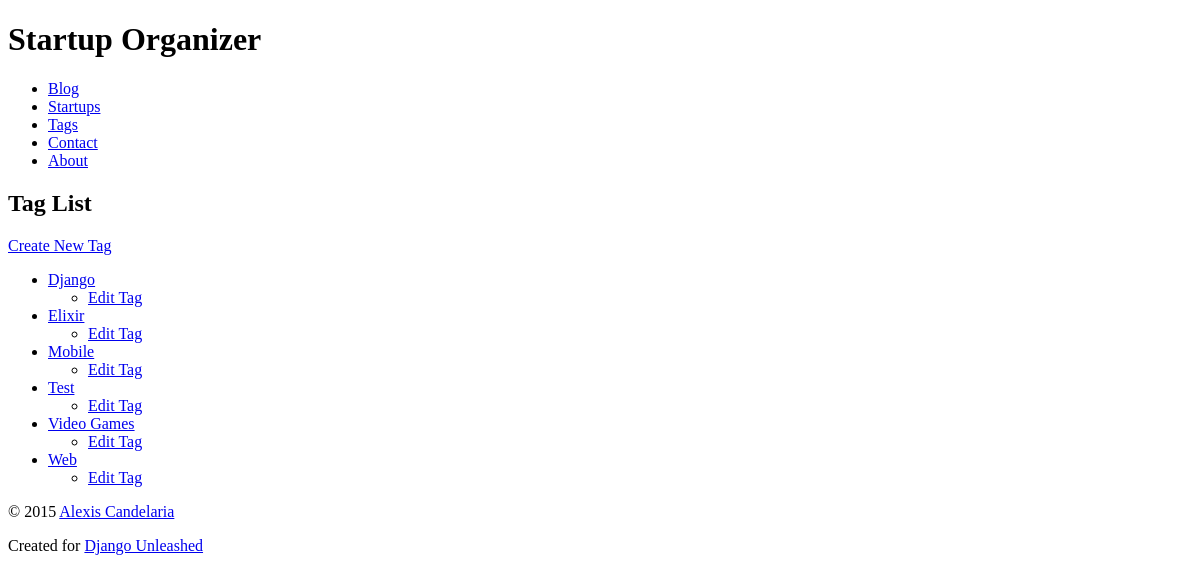
The page /tag/ on the database as committed earlier.
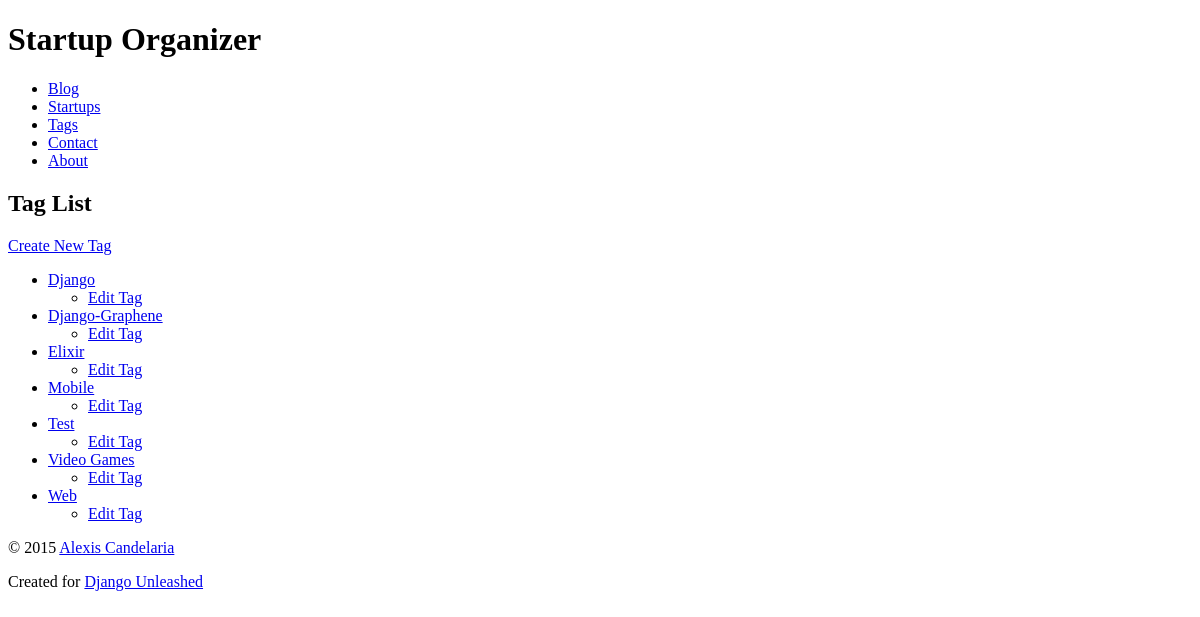
The same page on the database as committed later.
### organizer/models.py (models this page shows, shortened)
class Tag(models.Model):
    name = models.CharField(max_length=31)
    slug = models.SlugField()
    def get_absolute_url(self):
        return reverse('organizer_tag_detail',kwargs={'slug':self.slug})
    def get_update_url(self):
        return reverse('organizer_tag_update', kwargs={'slug':self.slug})
    class Meta:
        ordering = ['name']

### organizer/views.py (the view)
class TagList(View):
    template_name = 'organizer/tag_list.html'
    def get(self, request):
        tags = Tag.objects.all()
        context = {
            'tag_list': tags,
        }
        return render(request, self.template_name, context)

### organizer/templates/organizer/tag_list.html (shortened to what this page needs)
{% extends parent_template|default:"organizer/base_organizer.html" %}
{% block content %}
<h2>Tag List</h2>
    <div>
        <a href="{% url 'organizer_tag_create' %}">
            Create New Tag</a>
    </div>
{% if tag_list %}
<ul>
    {% for tag in tag_list %}
        <li>
            <a href="{{ tag.get_absolute_url }}">
                {{ tag.name|title }}</a>
        </li>
        <ul>
            <li>
                <a href="{{ tag.get_update_url }}">
                    Edit Tag</a></li>
        </ul>
    {% empty %}
    <p><em>There are currently no Tags available.</em></p>
    {% endfor %}
</ul>
{% endif %}
{% endblock %}

### organizer/templates/organizer/base_organizer.html
{% extends parent_template|default:"base.html" %}

### templates/base.html (shortened to what this page needs)
{% load flatpages %}
{% get_flatpages as flatpages %}
<!DOCTYPE html>
<html lang="en">
    <head>
    </head>
    <body>
        <div>
            <header>
                <h1>Startup Organizer</h1>
            </header>
            <main>
            <nav>
                <ul>
                    <li>
                        <a href="{% url 'blog_post_list' %}">
                            Blog</a>
                    </li>
                    <li>
                        <a href="{% url 'organizer_startup_list' %}">
                        Startups</a>
                    </li>
                    <li>
                        <a href="{% url 'organizer_tag_list' %}">
                            Tags</a>
                    </li>
                    <li>
                        <a href="{% url 'contact' %}">
                            Contact</a>
                    </li>
                    {% for page in flatpages %}
                        <li>
                            <a href="{{ page.get_absolute_url }}">
                            {{page.title}}</a></li>
                    {% endfor %}
                </ul>
            </nav>
            <main>
                {% block content %}{% endblock %}
            </main>
        </div>
        <footer>
            <p>
                &copy; 2015
                <a href="https://AndrewsForge.com/">
                    Alexis Candelaria</a>
            </p>
            <p>
                Created for
                    <a href="https://Django-Unleashed.com/">
                        Django Unleashed</a>
            </p>
        </footer>
    </body>
<html>

Rows that differ between the two databases and show on the page:
added Tag: name "Django-Graphene"
